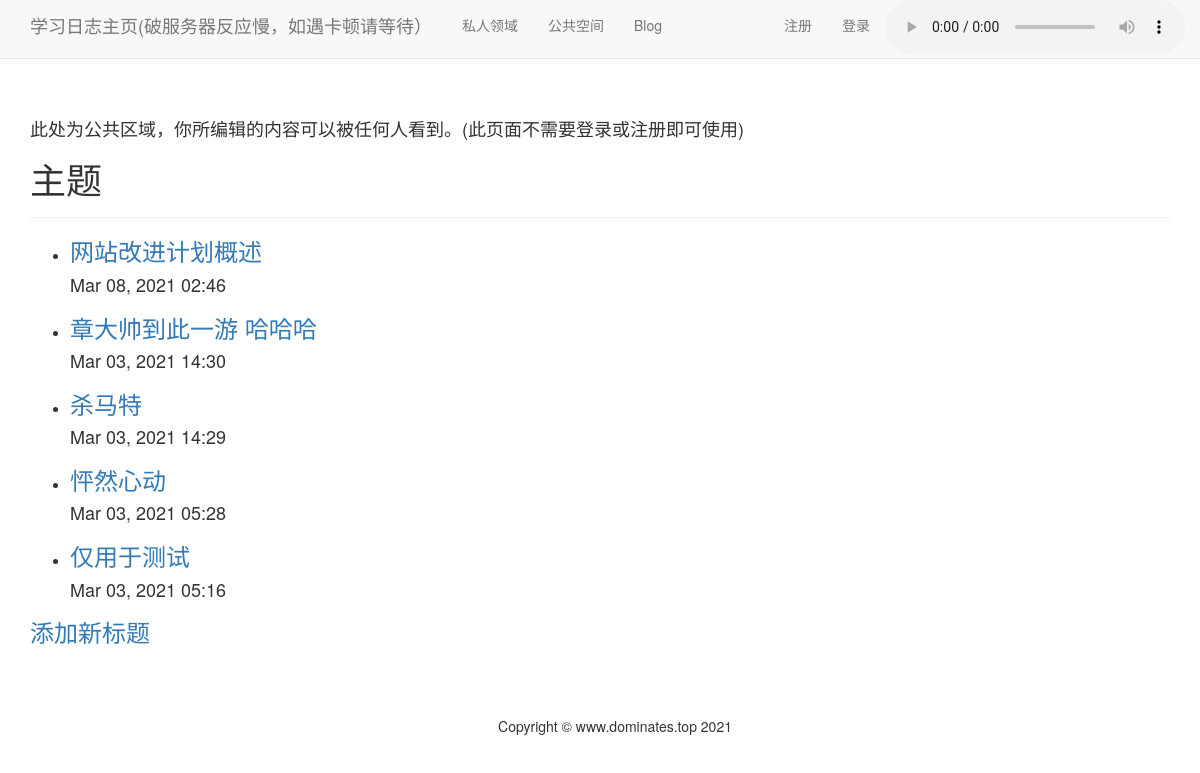
The app's page /square/titles/ with its own data.
### square/models.py (models this page shows)
class Title(models.Model):
    text = models.CharField(max_length=100)
    date_added = models.DateTimeField(auto_now_add=True)
    def __str__(self):
        return self.text

### square/views.py (the view)
# urls.py: url(r'^titles/(?P<title_id>\d+)/$', views.title, name='title'),
def titles(request):
    titles = Title.objects.order_by('-date_added')
    context = {'titles': titles}
    return render(request, 'square/titles.html', context)

### square/templates/square/titles.html (shortened to what this page needs)
<!DOCTYPE html>
<html lang="en">
<head>
</head>
<body>
{% extends "learning_logs/base.html" %}
{% block header %}
<h4><p>此处为公共区域，你所编辑的内容可以被任何人看到。(此页面不需要登录或注册即可使用)</p></h4>
<h1>主题</h1>
{% endblock header%}
{% block content %}
  <ul>
    {% for title in titles %}
    <li>
        <h3><a href="{% url 'square:title' title.id %}">{{title}}</a></h3>
        <p><h4>{{title.date_added|date:'M d, Y H:i'}}</h4></p>
    </li>
    {% empty %}
      <li><h2>尚无内容</h2></li>
    {% endfor %}
  </ul>
<h3><a href="{% url 'square:new_title' %}">添加新标题</a></h3>
{% endblock content %}

### records on screen
Title: text "网站改进计划概述", date_added "Mar 08, 2021 02:46"
Title: text "章大帅到此一游 哈哈哈", date_added "Mar 03, 2021 14:30"
Title: text "杀马特", date_added "Mar 03, 2021 14:29"
Title: text "怦然心动", date_added "Mar 03, 2021 05:28"
Title: text "仅用于测试", date_added "Mar 03, 2021 05:16"
